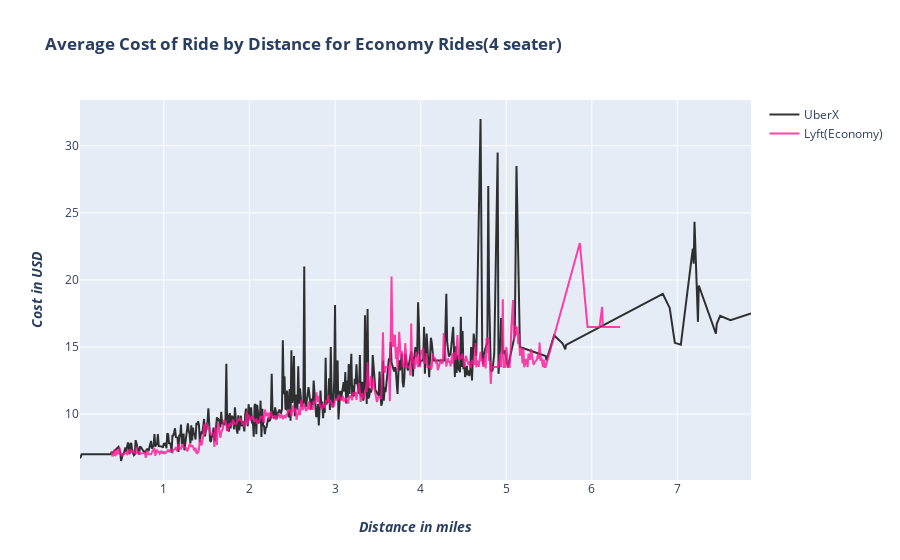

Here is the notebook cell this chart was saved with:
### Markdown cell above
For smaller distances, there is no significant difference in pricing between the two companies. However, as the distance increases, the difference in pricing between the two companies also increase. Overall, Lyft tends to charge more than Uber.
<br><br>
*Hover over the visualization to compare the prices between Uber and Lyft for a particular distance.*<br><br>

### Code cell
x=uber_df[uber_df['name'] == 'UberX'].groupby(by='distance')['price'].mean().index.values
y=uber_df[uber_df['name'] == 'UberX'].groupby(by='distance')['price'].mean().values
name='UberX'
color='black'
opacity=0.8
trace5a = plot_line_chart(x, y, color, name, opacity)

x=lyft_df[lyft_df['name'] == 'Lyft'].groupby(by='distance')['price'].mean().index.values
y=lyft_df[lyft_df['name'] == 'Lyft'].groupby(by='distance')['price'].mean().values
name='Lyft(Economy)'
color='deeppink'
opacity=0.8
trace5b = plot_line_chart(x, y, color, name, opacity)

layout = layout_details('<b>Average Cost of Ride by Distance for Economy Rides(4 seater) </b>', 
                        '<b><i>Distance in miles</i></b>', 
                        '<b><i>Cost in USD</i></b>')
display_trace([trace5a, trace5b], layout)

### Figure 1 — Plotly figure (JSON) as saved in the notebook; plotly's stock layout.template omitted (floating-point values rounded to 4 significant figures; data arrays with more than 128 entries replaced by an {"elided": "..."} marker saying what was removed)
{"data": [{"opacity": 0.8, "name": "UberX", "y": {"elided": "410 float values"}, "marker": {"color": "black"}, "x": {"elided": "410 float values"}, "type": "scatter"}, {"opacity": 0.8, "name": "Lyft(Economy)", "y": {"elided": "512 float values"}, "marker": {"color": "deeppink"}, "x": {"elided": "512 float values"}, "type": "scatter"}], "layout": {"yaxis": {"title": {"text": "<b><i>Cost in USD</i></b>"}}, "xaxis": {"title": {"text": "<b><i>Distance in miles</i></b>"}}, "title": {"text": "<b>Average Cost of Ride by Distance for Economy Rides(4 seater) </b>"}}}
